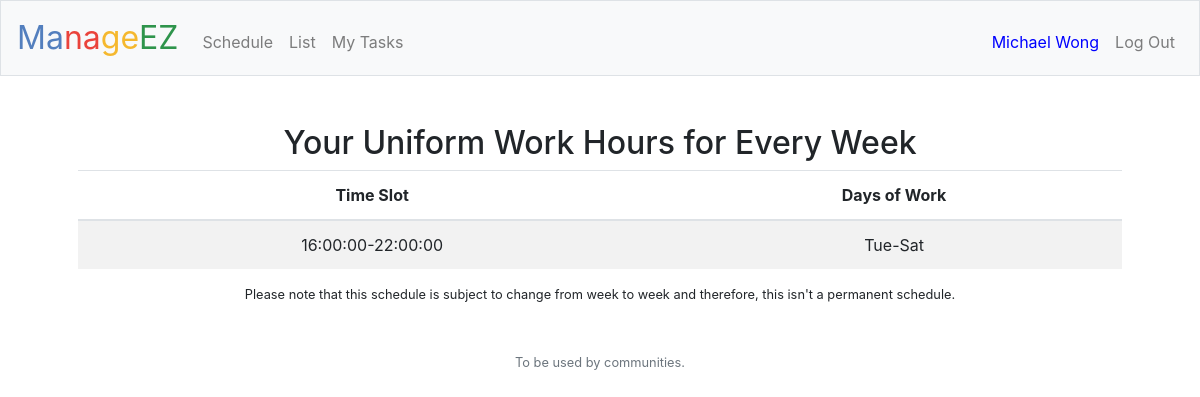
The page /schedule (signed in) on the database its author committed.
### tables this page shows
CREATE TABLE staffschedule (
staff_id INT NOT NULL,
user_id INT NOT NULL,
start_day TEXT NOT NULL,
end_day TEXT NOT NULL,
start_time TIME NOT NULL,
end_time TIME NOT NULL,
PRIMARY KEY (staff_id),
FOREIGN KEY (staff_id) REFERENCES users(id)
);

### application.py (the view)
@app.route("/schedule")
@login_required
def schedule():
    if session["type"] == 'staff':
        rows = db.execute("SELECT start_time, end_time, start_day, end_day FROM staffschedule WHERE user_id = :user", user=session["user_id"])
        if rows:
            return render_template('schedule.html', row=rows[0])
        else:
            return render_template('schedule.html', row=None)
    else:
        return apology("Forbidden", 403)

### application.py (called while the page is built)
@app.after_request
def after_request(response):
    response.headers["Cache-Control"] = "no-cache, no-store, must-revalidate"
    response.headers["Expires"] = 0
    response.headers["Pragma"] = "no-cache"
    return response

### helpers.py (called while the page is built)
def login_required(f):
    @wraps(f)
    def decorated_function(*args, **kwargs):
        if session.get("user_id") is None:
            return redirect("/login")
        return f(*args, **kwargs)
    return decorated_function

### templates/schedule.html (shortened to what this page needs)
{% extends "layout.html" %}
{% block main %}
    {% if row %}
        <h2>Your Uniform Work Hours for Every Week</h2>
        <table class="table table-striped">
            <thead>
                <th>Time Slot</th>
                <th>Days of Work</th>
            </thead>
            <tbody>
                <tr>
                    <td>{{row["start_time"]}}-{{row["end_time"]}}</td>
                    <td>{{row["start_day"]}}-{{row["end_day"]}}</td>
                </tr>
            </tbody>
        </table>
        <footer class="small text-center">
            Please note that this schedule is subject to change from week to week and therefore, this isn't a permanent schedule.
        </footer>
    {% else %}
        <h2>You currently do not have a schedule please wait for a maximum of 3 days to be assigned with one</h2>
    {% endif %}
{% endblock %}

### rows shown on the page
staffschedule: start_time "16:00:00", end_time "22:00:00", start_day "Tue", end_day "Sat"

### other values the page prints
{{ session.username }} "Michael Wong"
